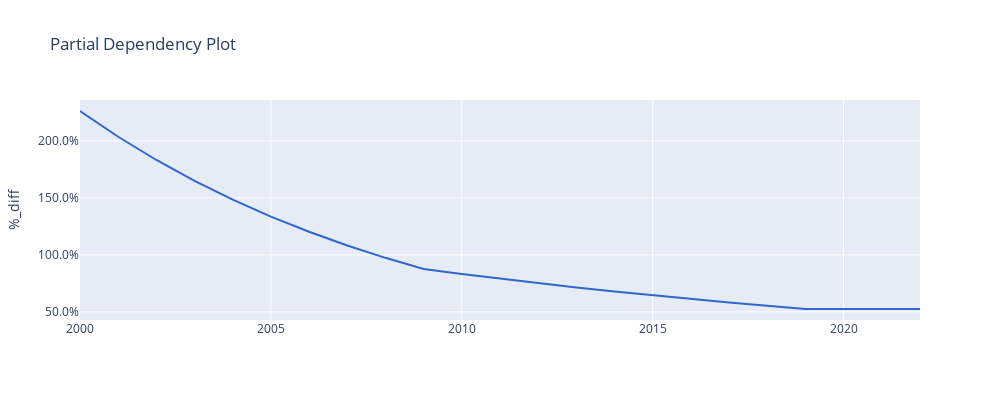

The cell this chart's notebook holds for it:
### Code cell
charters.pdp(
    model=model,
    df=model_data,
    x_axis="year",
    mapping=mapping,
    display=True,
)

### Figure 1 — Plotly figure (JSON) as saved in the notebook; plotly's stock layout.template omitted (floating-point values rounded to 4 significant figures)
{"data": [{"line": {"color": "#3366CC"}, "mode": "lines", "name": "Overall", "type": "scatter", "x": [2000, 2001, 2002, 2003, 2004, 2005, 2006, 2007, 2008, 2009, 2010, 2011, 2012, 2013, 2014, 2015, 2016, 2017, 2018, 2019, 2020, 2021, 2022], "xaxis": "x", "y": [2.263, 2.037, 1.833, 1.65, 1.485, 1.336, 1.203, 1.082, 0.9742, 0.8768, 0.833, 0.7913, 0.7517, 0.7142, 0.6784, 0.6445, 0.6123, 0.5817, 0.5526, 0.525, 0.525, 0.525, 0.525], "yaxis": "y"}], "layout": {"height": 400, "legend": {"title": {"text": "Overall"}}, "title": {"text": "Partial Dependency Plot"}, "width": 1000, "xaxis": {"anchor": "y", "autorange": true, "domain": [0, 1], "range": [2000, 2022], "type": "linear"}, "yaxis": {"anchor": "x", "autorange": true, "domain": [0, 1], "range": [0.4284, 2.36], "tickformat": ".1%", "title": {"text": "%_diff"}, "type": "linear"}}}
